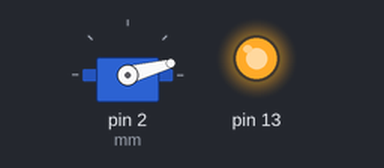
Recording of a sketch running on a simulated Arduino Uno, built with avr-gcc and run on an emulated ATmega328P. Shown: servo, output pins drawn as LEDs (lit = HIGH).

Above: at 0.05 s.
At 3.95 s:
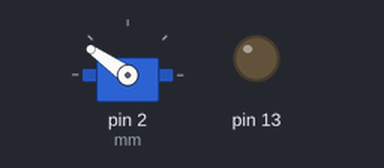
Timing chart, 0 to 5.2 s (numbered marks = the images above):
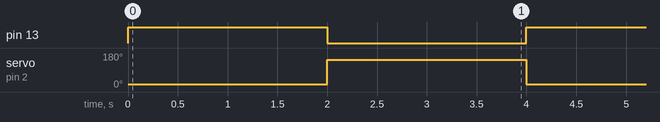

Measured:
- by itself, pin 13: alternates HIGH for 2.0 s and LOW for 2.0 s
- by itself, servo on pin 2 (mm): alternates 145° for 2.0 s and 15° for 2.0 s

The sketch:

Servo_motor.ino
```cpp
#include <Servo.h>

Servo mm;


void setup() {
  mm.attach(2);
  pinMode(13, OUTPUT);
}

void loop() {
  mm.write(15);
  digitalWrite(13, HIGH);
  delay(2000);

  mm.write(145);
  digitalWrite(13, LOW);
  delay(2000);
}
```
